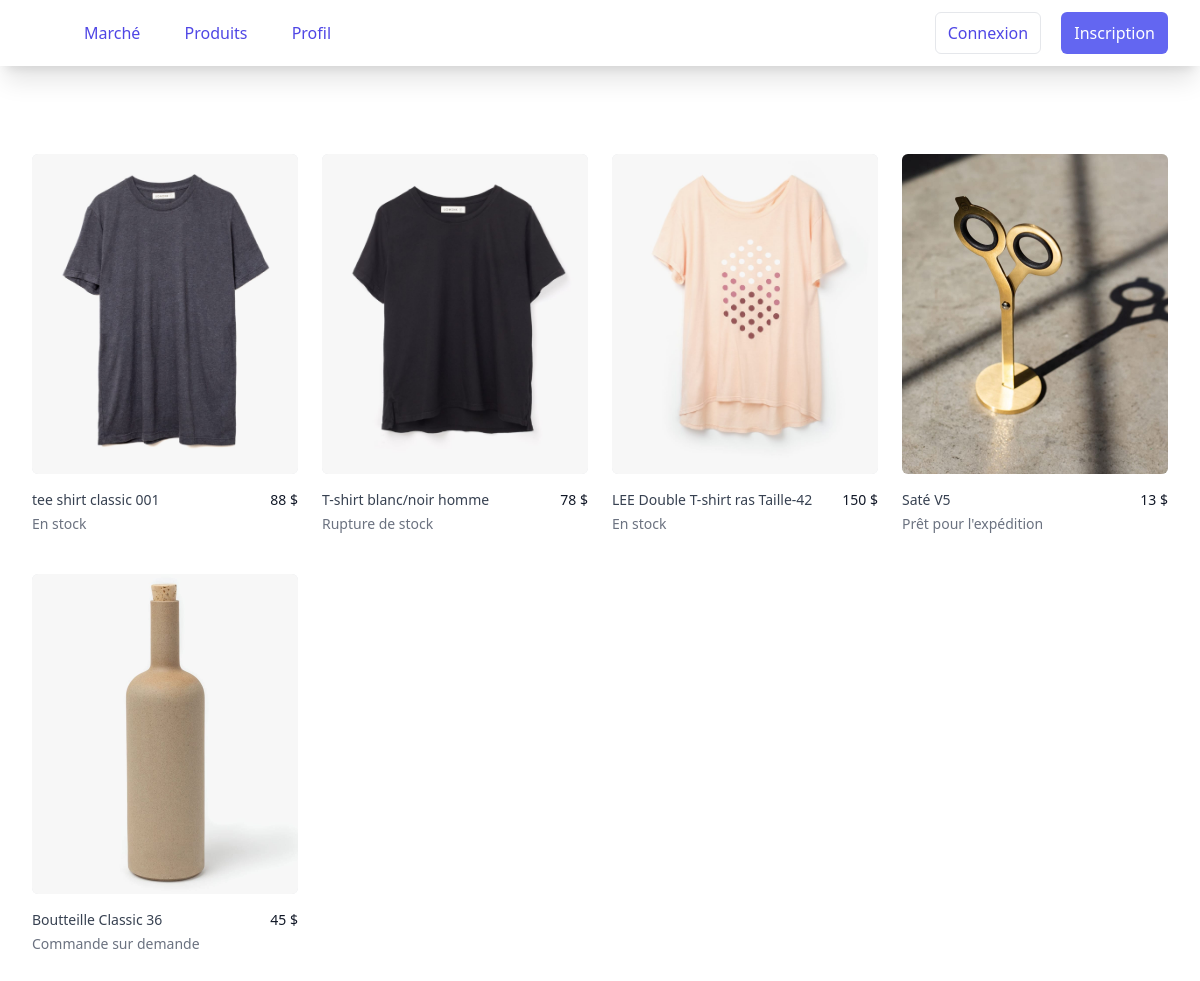
The page / on the database its author committed.
### tables this page shows
CREATE TABLE `articles` (
  `id` int(11) NOT NULL,
  `nom_article` varchar(255) NOT NULL,
  `description_` varchar(255) NOT NULL,
  `prix` varchar(100) NOT NULL,
  `categorie` varchar(255) NOT NULL,
  `statut` varchar(255) NOT NULL,
  `image_` varchar(255) NOT NULL,
  `auteur_article` varchar(255) NOT NULL,
  `date_time_publication` date NOT NULL,
  `date_time_edition` date DEFAULT NULL
);

### index.php (the view, shortened to what this page needs)
<!doctype html>
<html lang="en">
<head>
    <script src="https://cdn.tailwindcss.com"></script>
</head>
<body>
    <?php
    if (isset($_SESSION['valid'])) {
        include("connection.php");
        $result = mysqli_query($mysqli, "SELECT * FROM user");
        require("headerlog.php");
    } else {
        require('header.php');
    } ?>
    <div class="">
        <?php
        $bdd = new PDO('mysql:host=localhost;dbname=tme;charset=utf8', 'root', '');
        $articles = $bdd->query('SELECT * FROM articles ORDER BY date_time_publication DESC');
        ?>
        <div class="max-w-2xl mx-auto py-16 px-4 sm:py-15 sm:px-6 lg:max-w-7xl lg:px-8">
            <div class="mt-6 grid grid-cols-1 gap-y-10 gap-x-6 sm:grid-cols-2 lg:grid-cols-4 xl:gap-x-8">
                <?php while ($a = $articles->fetch()) { ?>
                    <div class="group relative">
                        <div class="w-full min-h-80 bg-gray-200 aspect-w-1 aspect-h-1 rounded-md overflow-hidden group-hover:opacity-75 lg:h-80 lg:aspect-none">
                            <img src="<?= $a['image_'] ?>" alt="Front of men&#039;s Basic Tee in black." class="w-full h-full object-center object-cover lg:w-full lg:h-full">
                        </div>
                        <div class="mt-4 flex justify-between">
                            <div>
                                <h3 class="text-sm text-gray-700">
                                    <a href="modal.php?id=<?= $a['id'] ?>">
                                        <span aria-hidden="true" class="absolute inset-0"></span>
                                        <?= $a['nom_article'] ?>
                                    </a>
                                </h3>
                                <p class="mt-1 text-sm text-gray-500"><?= $a['statut'] ?></p>
                            </div>
                            <p class="text-sm font-medium text-gray-900"><?= $a['prix'] ?> $</p>
                        </div>
                    </div>
                <?php } ?>
            </div>
        </div>
    </div>
</body>
</html>

### header.php (shortened to what this page needs)
<!doctype html>
<html lang="en">
<head>
  <script src="https://cdn.tailwindcss.com"></script>
</head>
<body>
<header class="bg-white shadow-xl">
  <nav class="max-w-7xl mx-auto px-4 sm:px-6 lg:px-8" aria-label="Top">
    <div class="w-full py-3 flex items-center justify-between border-b border-indigo-500 lg:border-none">
      <div class="flex items-center">
        <div class="hidden ml-10 space-x-4 lg:block">
          <a href="index.php" class="p-3 text-base font-medium text-indigo-600 rounded-md hover:bg-indigo-50 hover:text-indigo-600">
            Marché
          </a>
          <a href="produits.php" class="p-3 text-base font-medium text-indigo-600 rounded-md hover:bg-indigo-50 hover:text-indigo-600">
            Produits
          </a>
          <a href="profil.php" class="p-3 text-base font-medium text-indigo-600 rounded-md hover:bg-indigo-50 hover:text-indigo-600">
            Profil
          </a>
        </div>
      </div>
      <div class="ml-10 space-x-4">
        <a href="login.php" class="inline-block bg-white py-2 px-3 border rounded-md text-base font-medium text-indigo-600 hover:bg-indigo-50">Connexion</a>
        <a href="register.php" class="inline-block bg-indigo-500 py-2 px-3 border border-transparent rounded-md text-base font-medium text-white hover:bg-opacity-90">Inscription</a>
      </div>
    </div>
  </nav>
</header>
</body>
</html>

### rows shown on the page
articles: image_ (picture), nom_article "tee shirt classic 001", statut "En stock", prix "88"
articles: image_ (picture), nom_article "T-shirt blanc/noir homme", statut "Rupture de stock", prix "78"
articles: image_ (picture), nom_article "LEE Double T-shirt ras Taille-42", statut "En stock", prix "150"
articles: image_ (picture), nom_article "Saté V5", statut "Prêt pour l'expédition", prix "13"
articles: image_ (picture), nom_article "Boutteille Classic 36", statut "Commande sur demande", prix "45"
